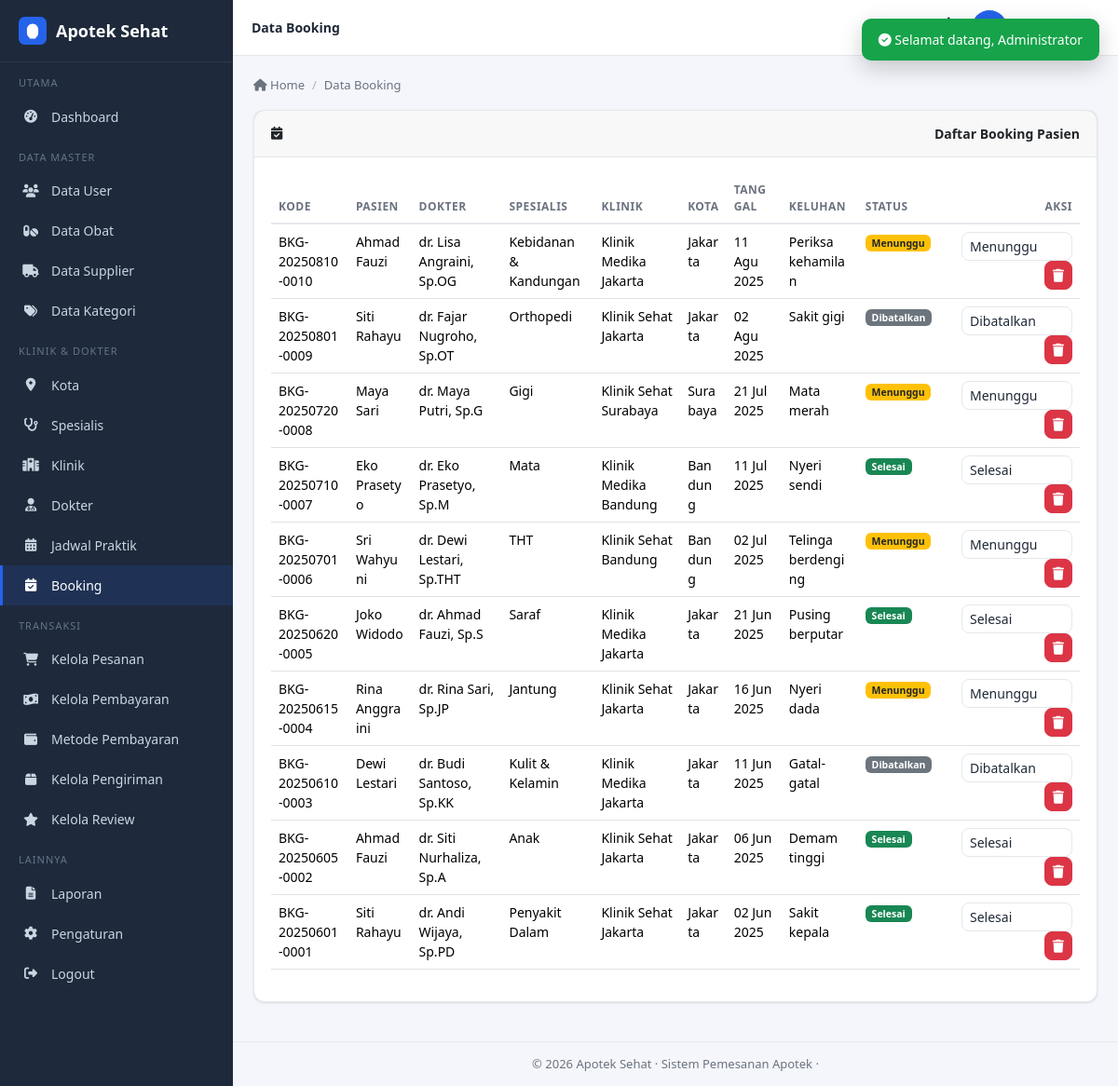
Screenshot of /admin/booking/index.php (signed in) with the database file from the repository.
### tables this page shows
CREATE TABLE IF NOT EXISTS booking (
  id_booking      INT(11) UNSIGNED NOT NULL AUTO_INCREMENT,
  kode_booking    VARCHAR(30) NOT NULL,
  id_user         INT(11) UNSIGNED NOT NULL,
  id_dokter       INT(11) UNSIGNED NOT NULL,
  id_klinik       INT(11) UNSIGNED NOT NULL,
  id_jadwal       INT(11) UNSIGNED DEFAULT NULL,
  tanggal_booking DATE NOT NULL,
  keluhan         TEXT DEFAULT NULL,
  status          ENUM('Menunggu','Selesai','Dibatalkan') NOT NULL DEFAULT 'Menunggu',
  created_at      DATETIME NOT NULL DEFAULT CURRENT_TIMESTAMP,
  PRIMARY KEY (id_booking),
  UNIQUE KEY unik_kode_booking (kode_booking),
  KEY fk_booking_user (id_user),
  KEY fk_booking_dokter (id_dokter),
  KEY fk_booking_klinik (id_klinik),
  KEY fk_booking_jadwal (id_jadwal),
  CONSTRAINT fk_booking_user FOREIGN KEY (id_user) REFERENCES users (id_user)
    ON DELETE CASCADE ON UPDATE CASCADE,
  CONSTRAINT fk_booking_dokter FOREIGN KEY (id_dokter) REFERENCES dokter (id_dokter)
    ON DELETE CASCADE ON UPDATE CASCADE,
  CONSTRAINT fk_booking_klinik FOREIGN KEY (id_klinik) REFERENCES klinik (id_klinik)
    ON DELETE CASCADE ON UPDATE CASCADE,
  CONSTRAINT fk_booking_jadwal FOREIGN KEY (id_jadwal) REFERENCES jadwal_praktik (id_jadwal)
    ON DELETE SET NULL ON UPDATE CASCADE
);

CREATE TABLE IF NOT EXISTS users (
  id_user    INT(11) UNSIGNED NOT NULL AUTO_INCREMENT,
  nama       VARCHAR(100) NOT NULL,
  email      VARCHAR(100) NOT NULL,
  password   VARCHAR(255) NOT NULL,
  no_hp      VARCHAR(20)  DEFAULT NULL,
  alamat     TEXT         DEFAULT NULL,
  role       ENUM('admin','customer') NOT NULL DEFAULT 'customer',
  created_at DATETIME     NOT NULL DEFAULT CURRENT_TIMESTAMP,
  PRIMARY KEY (id_user),
  UNIQUE KEY unik_email (email)
);

CREATE TABLE IF NOT EXISTS dokter (
  id_dokter         INT(11) UNSIGNED NOT NULL AUTO_INCREMENT,
  id_spesialis      INT(11) UNSIGNED NOT NULL,
  nama_dokter       VARCHAR(150) NOT NULL,
  gender            ENUM('Laki-laki','Perempuan') NOT NULL DEFAULT 'Laki-laki',
  no_hp             VARCHAR(20) DEFAULT NULL,
  email             VARCHAR(100) DEFAULT NULL,
  str_no            VARCHAR(50) DEFAULT NULL,
  biaya_konsultasi DECIMAL(12,2) NOT NULL DEFAULT 0,
  foto              VARCHAR(255) DEFAULT NULL,
  PRIMARY KEY (id_dokter),
  KEY fk_dokter_spesialis (id_spesialis),
  CONSTRAINT fk_dokter_spesialis FOREIGN KEY (id_spesialis) REFERENCES spesialis (id_spesialis)
    ON DELETE CASCADE ON UPDATE CASCADE
);

CREATE TABLE IF NOT EXISTS spesialis (
  id_spesialis   INT(11) UNSIGNED NOT NULL AUTO_INCREMENT,
  nama_spesialis VARCHAR(100) NOT NULL,
  deskripsi      TEXT DEFAULT NULL,
  PRIMARY KEY (id_spesialis)
);

CREATE TABLE IF NOT EXISTS klinik (
  id_klinik   INT(11) UNSIGNED NOT NULL AUTO_INCREMENT,
  id_kota     INT(11) UNSIGNED NOT NULL,
  nama_klinik VARCHAR(150) NOT NULL,
  alamat      TEXT DEFAULT NULL,
  no_telp     VARCHAR(20) DEFAULT NULL,
  email       VARCHAR(100) DEFAULT NULL,
  PRIMARY KEY (id_klinik),
  KEY fk_klinik_kota (id_kota),
  CONSTRAINT fk_klinik_kota FOREIGN KEY (id_kota) REFERENCES kota (id_kota)
    ON DELETE CASCADE ON UPDATE CASCADE
);

CREATE TABLE IF NOT EXISTS kota (
  id_kota   INT(11) UNSIGNED NOT NULL AUTO_INCREMENT,
  nama_kota VARCHAR(100) NOT NULL,
  PRIMARY KEY (id_kota)
);

### admin/booking/index.php (the view, shortened to what this page needs)
<?php
require_once '../../config/koneksi.php';
$list = $pdo->query("SELECT b.*, u.nama as nama_pasien, d.nama_dokter, s.nama_spesialis, k.nama_klinik, kt.nama_kota FROM booking b LEFT JOIN users u ON u.id_user=b.id_user LEFT JOIN dokter d ON d.id_dokter=b.id_dokter LEFT JOIN spesialis s ON s.id_spesialis=d.id_spesialis LEFT JOIN klinik k ON k.id_klinik=b.id_klinik LEFT JOIN kota kt ON kt.id_kota=k.id_kota ORDER BY b.created_at DESC")->fetchAll();
require_once '../../includes/header_admin.php';
?>
<div class="card">
    <div class="card-header"><i class="fas fa-calendar-check me-2"></i>Daftar Booking Pasien</div>
    <div class="card-body">
        <table id="table" class="table table-hover" style="width:100%">
            <thead><tr><th>Kode</th><th>Pasien</th><th>Dokter</th><th>Spesialis</th><th>Klinik</th><th>Kota</th><th>Tanggal</th><th>Keluhan</th><th>Status</th><th class="text-end">Aksi</th></tr></thead>
            <tbody>
            <?php foreach ($list as $r): ?>
                <tr>
                    <td><?= e($r['kode_booking']) ?></td>
                    <td><?= e($r['nama_pasien']) ?></td>
                    <td><?= e($r['nama_dokter']) ?></td>
                    <td><?= e($r['nama_spesialis']) ?></td>
                    <td><?= e($r['nama_klinik']) ?></td>
                    <td><?= e($r['nama_kota']) ?></td>
                    <td><?= tgl_indo($r['tanggal_booking']) ?></td>
                    <td><?= e($r['keluhan']) ?></td>
                    <td><?= status_badge($r['status']) ?></td>
                    <td class="text-end">
                        <form method="post" class="d-inline">
                            <select name="status" class="form-select form-select-sm d-inline w-auto" onchange="this.form.submit()">
                                <option value="Menunggu" <?= $r['status']==='Menunggu'?'selected':'' ?>>Menunggu</option>
                                <option value="Selesai" <?= $r['status']==='Selesai'?'selected':'' ?>>Selesai</option>
                                <option value="Dibatalkan" <?= $r['status']==='Dibatalkan'?'selected':'' ?>>Dibatalkan</option>
                            </select>
                        </form>
                        <a href="?hapus=<?= e($r['id_booking']) ?>&csrf_token=<?= csrf_token() ?>" class="btn btn-sm btn-danger" onclick="return confirm('Hapus booking ini?')"><i class="fas fa-trash"></i></a>
                    </td>
                </tr>
            <?php endforeach; ?>
            </tbody>
        </table>
    </div>
</div>
<?php require_once '../../includes/footer_admin.php'; ?>

### functions/functions.php (shortened to what this page needs)
<?php
function csrf_token() {
    return $_SESSION['csrf'];
}
function e($str) {
    return htmlspecialchars((string)($str ?? ''), ENT_QUOTES, 'UTF-8');
}
function tgl_indo($datetime) {
    $bulan = ['Jan','Feb','Mar','Apr','Mei','Jun','Jul','Agu','Sep','Okt','Nov','Des'];
    $d = date('d', strtotime($datetime));
    $m = $bulan[(int)date('m', strtotime($datetime)) - 1];
    $y = date('Y', strtotime($datetime));
    return $d . ' ' . $m . ' ' . $y;
}
function status_badge($status) {
    $map = [
        'Menunggu Pembayaran' => 'bg-warning text-dark',
        'Diproses'            => 'bg-info text-dark',
        'Dikirim'             => 'bg-primary',
        'Selesai'             => 'bg-success',
        'Dibatalkan'          => 'bg-secondary',
        'Menunggu'            => 'bg-warning text-dark',
        'Lunas'               => 'bg-success',
        'Ditolak'             => 'bg-danger',
        'Dikemas'             => 'bg-info text-dark',
        'Diterima'            => 'bg-success',
        'Gagal'               => 'bg-danger',
        'belum dibaca'        => 'bg-danger',
        'dibaca'              => 'bg-secondary',
    ];
    $cls = $map[$status] ?? 'bg-secondary';
    return '<span class="badge ' . $cls . '">' . e($status) . '</span>';
}

### assets/css/style.css (style rules this page uses)
:root { --primary: #2563eb; --primary-dark: #1d4ed8; --primary-light: #dbeafe; --bg: #f4f6fb; --surface: #ffffff; --text: #1f2937; --text-muted: #6b7280; --border: #e5e7eb; --sidebar-bg: #1e293b; --sidebar-text: #cbd5e1; --success: #16a34a; --danger: #dc2626; --warning: #f59e0b; --info: #0ea5e9; --shadow: 0 1px 3px rgba(0,0,0,.08), 0 1px 2px rgba(0,0,0,.04); --radius: 12px; }
* { box-sizing: border-box; }
body { background: var(--bg); color: var(--text); font-family: 'Segoe UI', system-ui, -apple-system, sans-serif; margin: 0; font-size: 14px; }
a { text-decoration: none; color: var(--primary); }
.table td, .table th { white-space: normal; overflow-wrap: anywhere; word-break: break-word; }
.card, .card-body, .card-header, .alert, .modal-body, .modal-header, .modal-footer, .dropdown-menu, .dropdown-item { overflow-wrap: anywhere; word-break: break-word; }
.card { background: var(--surface); border: 1px solid var(--border); border-radius: var(--radius); box-shadow: var(--shadow); margin-bottom: 20px; }
.card-header { padding: 14px 18px; border-bottom: 1px solid var(--border); font-weight: 600; display: flex; justify-content: space-between; align-items: center; }
.card-body { padding: 18px; }
.btn-primary, .btn-success, .btn-danger, .btn-warning, .btn-info, .btn-secondary, .btn-outline-primary { border-radius: 8px; font-size: 14px; }
.table { color: var(--text); }
.table > :not(caption) > * > * { background: transparent; }
.table thead th { border-bottom: 2px solid var(--border); font-size: 12px; text-transform: uppercase; letter-spacing: .5px; color: var(--text-muted); }
.form-control, .form-select { background: var(--surface); border-color: var(--border); color: var(--text); border-radius: 8px; }

### rows the page displays
booking: kode_booking "BKG-20250810-0010", id_user.nama "Ahmad Fauzi", id_dokter.nama_dokter "dr. Lisa Angraini, Sp.OG", spesialis.nama_spesialis "Kebidanan & Kandungan", id_klinik.nama_klinik "Klinik Medika Jakarta", kota.nama_kota "Jakarta", tanggal_booking "11 Agu 2025", keluhan "Periksa kehamilan", status "Menunggu"
booking: kode_booking "BKG-20250801-0009", id_user.nama "Siti Rahayu", id_dokter.nama_dokter "dr. Fajar Nugroho, Sp.OT", spesialis.nama_spesialis "Orthopedi", id_klinik.nama_klinik "Klinik Sehat Jakarta", kota.nama_kota "Jakarta", tanggal_booking "02 Agu 2025", keluhan "Sakit gigi", status "Dibatalkan"
booking: kode_booking "BKG-20250720-0008", id_user.nama "Maya Sari", id_dokter.nama_dokter "dr. Maya Putri, Sp.G", spesialis.nama_spesialis "Gigi", id_klinik.nama_klinik "Klinik Sehat Surabaya", kota.nama_kota "Surabaya", tanggal_booking "21 Jul 2025", keluhan "Mata merah", status "Menunggu"
booking: kode_booking "BKG-20250710-0007", id_user.nama "Eko Prasetyo", id_dokter.nama_dokter "dr. Eko Prasetyo, Sp.M", spesialis.nama_spesialis "Mata", id_klinik.nama_klinik "Klinik Medika Bandung", kota.nama_kota "Bandung", tanggal_booking "11 Jul 2025", keluhan "Nyeri sendi", status "Selesai"
booking: kode_booking "BKG-20250701-0006", id_user.nama "Sri Wahyuni", id_dokter.nama_dokter "dr. Dewi Lestari, Sp.THT", spesialis.nama_spesialis "THT", id_klinik.nama_klinik "Klinik Sehat Bandung", kota.nama_kota "Bandung", tanggal_booking "02 Jul 2025", keluhan "Telinga berdenging", status "Menunggu"
booking: kode_booking "BKG-20250620-0005", id_user.nama "Joko Widodo", id_dokter.nama_dokter "dr. Ahmad Fauzi, Sp.S", spesialis.nama_spesialis "Saraf", id_klinik.nama_klinik "Klinik Medika Jakarta", kota.nama_kota "Jakarta", tanggal_booking "21 Jun 2025", keluhan "Pusing berputar", status "Selesai"
booking: kode_booking "BKG-20250615-0004", id_user.nama "Rina Anggraini", id_dokter.nama_dokter "dr. Rina Sari, Sp.JP", spesialis.nama_spesialis "Jantung", id_klinik.nama_klinik "Klinik Sehat Jakarta", kota.nama_kota "Jakarta", tanggal_booking "16 Jun 2025", keluhan "Nyeri dada", status "Menunggu"
booking: kode_booking "BKG-20250610-0003", id_user.nama "Dewi Lestari", id_dokter.nama_dokter "dr. Budi Santoso, Sp.KK", spesialis.nama_spesialis "Kulit & Kelamin", id_klinik.nama_klinik "Klinik Medika Jakarta", kota.nama_kota "Jakarta", tanggal_booking "11 Jun 2025", keluhan "Gatal-gatal", status "Dibatalkan"
booking: kode_booking "BKG-20250605-0002", id_user.nama "Ahmad Fauzi", id_dokter.nama_dokter "dr. Siti Nurhaliza, Sp.A", spesialis.nama_spesialis "Anak", id_klinik.nama_klinik "Klinik Sehat Jakarta", kota.nama_kota "Jakarta", tanggal_booking "06 Jun 2025", keluhan "Demam tinggi", status "Selesai"
booking: kode_booking "BKG-20250601-0001", id_user.nama "Siti Rahayu", id_dokter.nama_dokter "dr. Andi Wijaya, Sp.PD", spesialis.nama_spesialis "Penyakit Dalam", id_klinik.nama_klinik "Klinik Sehat Jakarta", kota.nama_kota "Jakarta", tanggal_booking "02 Jun 2025", keluhan "Sakit kepala", status "Selesai"

### other values shown
$page_title "Data Booking"
